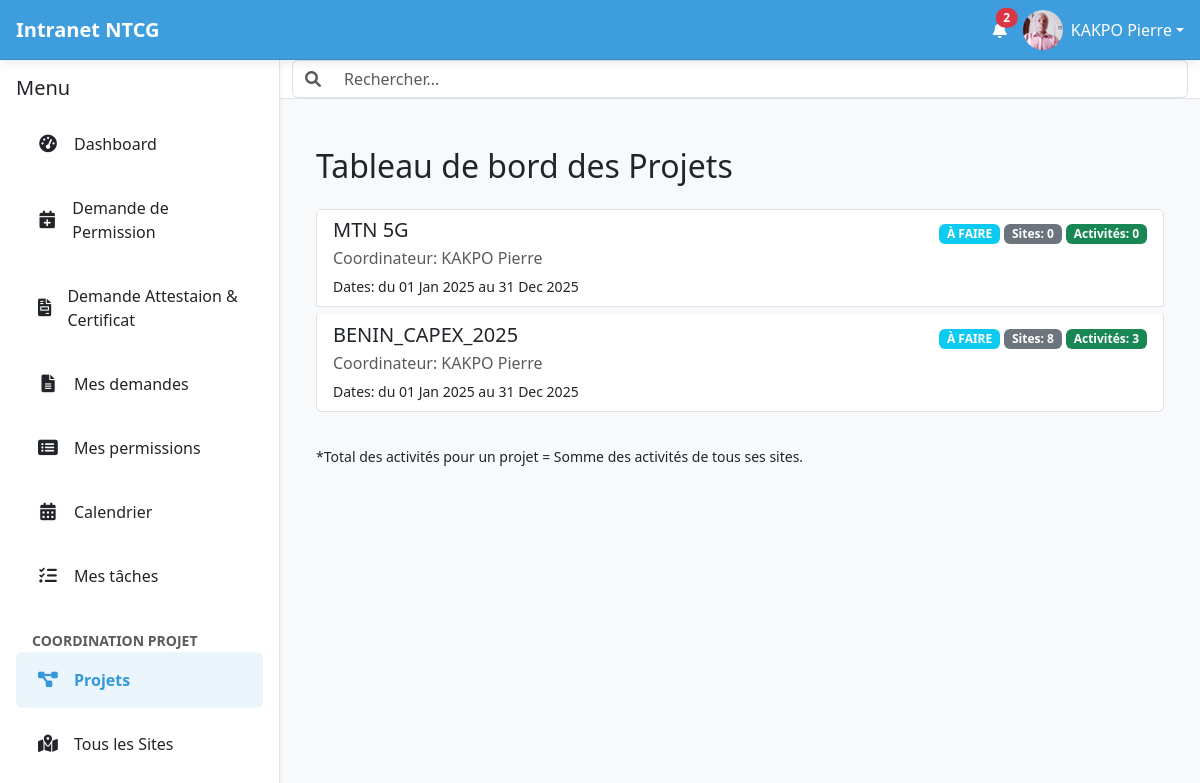
Page /projects/ (signed in) on the committed database.
### intranet/models.py (models this page shows, shortened)
class User(AbstractUser):
    date_de_naissance = models.DateField(null=True, blank=True)
    nationalite = CountryField(blank=True)
    pays_de_naissance = CountryField(blank=True)
    type_sanguin = models.CharField(max_length=5, blank=True)
    adresse = models.CharField(max_length=255, blank=True)
    telephone_personnel = models.CharField(max_length=20, blank=True)
    piece_type = models.ForeignKey(PieceType, on_delete=models.SET_NULL, null=True, blank=True, verbose_name="Type de pièce d'identité")
    piece_number = models.CharField(max_length=100, blank=True, verbose_name="Numéro de la pièce d'identité")
    personal_email = models.EmailField(blank=True, null=True, verbose_name="Email personnel")
    emergency_contact_name = models.CharField(max_length=255, blank=True, verbose_name="Nom et prénom du contact d'urgence")
    emergency_contact_phone = models.CharField(max_length=20, blank=True, verbose_name="Téléphone du contact d'urgence")
    allergies = models.TextField(blank=True)
    maladies_chroniques = models.TextField(blank=True)
    medicaments = models.TextField(blank=True)
    job_role = models.ForeignKey(JobRole, on_delete=models.SET_NULL, null=True, blank=True)
    departement = models.ForeignKey(Department, on_delete=models.SET_NULL, null=True, blank=True)
    date_embauche = models.DateField(null=True, blank=True)
    professional_email = models.EmailField(blank=True, null=True, verbose_name="Email professionnel")
    contract_type = models.ForeignKey(ContractType, on_delete=models.SET_NULL, null=True, blank=True, verbose_name="Type de contrat")
    isignum = models.CharField(max_length=100, blank=True, verbose_name="Numéro Isignum")
    eritop_id = models.CharField(max_length=100, blank=True, verbose_name="ID Eritop")
    country = models.ForeignKey(Country, on_delete=models.SET_NULL, null=True, blank=True, verbose_name="Pays de l'employé")
    managed_countries = models.ManyToManyField(Country, related_name='managers', blank=True, verbose_name="Pays gérés")
    bank_info = models.ForeignKey(BankInfo, on_delete=models.SET_NULL, null=True, blank=True, verbose_name="Nom de la banque")
    bank_account_number = models.CharField(max_length=50, blank=True, verbose_name="Numéro de compte bancaire")
    cnss = models.CharField(max_length=50, verbose_name="Numéro CNSS/Sécurité Sociale", blank=True)
    dependants = models.TextField(blank=True)
    employee_id = models.CharField(max_length=100, unique=True, blank=True, verbose_name="Numéro de matricule")
    photo_profil = models.ImageField(upload_to='photos_profils/', null=True, blank=True)
    class Meta:
        ordering = ['last_name', 'first_name']
        indexes = [
            models.Index(fields=['last_name', 'first_name']),
            models.Index(fields=['is_active']),
            models.Index(fields=['departement']),
            models.Index(fields=['country']),
            models.Index(fields=['email']),
            models.Index(fields=['is_active', 'country']),
        ]

class Project(models.Model):
    STATUS_CHOICES = [
        ('À FAIRE', 'À faire'),
        ('EN COURS', 'En cours'),
        ('TERMINÉ', 'Terminé'),
    ]
    name = models.CharField(max_length=255, verbose_name="Nom du projet")
    description = models.TextField(verbose_name="Description du projet", blank=True, null=True)
    start_date = models.DateField(verbose_name="Date de début", null=True, blank=True)
    end_date = models.DateField(verbose_name="Date de fin estimée", null=True, blank=True)
    status = models.CharField(max_length=20, choices=STATUS_CHOICES, default='À FAIRE', verbose_name="Statut")
    coordinator = models.ForeignKey(
        settings.AUTH_USER_MODEL,
        on_delete=models.SET_NULL,
        null=True,
        blank=True,
        related_name='managed_projects',
        verbose_name="Coordinateur du projet"
    )
    team_members = models.ManyToManyField(
        settings.AUTH_USER_MODEL,
        related_name='projects',
        verbose_name="Membres de l'équipe"
    )
    country = CountryField(blank=True, verbose_name="Pays du projet")
    created_at = models.DateTimeField(auto_now_add=True)
    updated_at = models.DateTimeField(auto_now=True)
    class Meta:
        verbose_name = "Projet"
        verbose_name_plural = "Projets"

class Site(models.Model):
    name = models.CharField(max_length=255, verbose_name="Nom du site")
    project = models.ForeignKey('Project', on_delete=models.CASCADE, related_name='sites', verbose_name="Projet")
    team_lead = models.ForeignKey(settings.AUTH_USER_MODEL, on_delete=models.SET_NULL, null=True, blank=True, verbose_name="Team Lead Assigné")
    location = models.CharField(max_length=255, blank=True, null=True, verbose_name="Localisation")
    site_id = models.CharField(max_length=100, unique=True, verbose_name="ID du Site")
    site_area = models.CharField(max_length=100, verbose_name="Site Area", blank=True, null=True)
    phase = models.ForeignKey(Phase, on_delete=models.SET_NULL, null=True, blank=True, verbose_name="Phase")
    batch = models.ForeignKey(Batch, on_delete=models.SET_NULL, null=True, blank=True, verbose_name="Batch")
    project_scope = models.ForeignKey(ProjectScope, on_delete=models.SET_NULL, null=True, blank=True, verbose_name="Portée du projet")
    radio_type = models.ForeignKey(RadioType, on_delete=models.SET_NULL, null=True, blank=True, verbose_name="Type de radio")
    antenna_type = models.ForeignKey(AntennaType, on_delete=models.SET_NULL, null=True, blank=True, verbose_name="Type d'antenne")
    enclosure_type = models.ForeignKey(EnclosureType, on_delete=models.SET_NULL, null=True, blank=True, verbose_name="Type de boîtier")
    bb_ml = models.ForeignKey(BBML, on_delete=models.SET_NULL, null=True, blank=True, verbose_name="BB / ML")
    installation = models.ForeignKey(SiteStatus, on_delete=models.SET_NULL, null=True, blank=True, related_name='installation_sites', verbose_name="Installation")
    integration = models.ForeignKey(SiteStatus, on_delete=models.SET_NULL, null=True, blank=True, related_name='integration_sites', verbose_name="Intégration")
    srs = models.ForeignKey(SiteStatus, on_delete=models.SET_NULL, null=True, blank=True, related_name='srs_sites', verbose_name="SRS")
    imk = models.ForeignKey(SiteStatus, on_delete=models.SET_NULL, null=True, blank=True, related_name='imk_sites', verbose_name="IMK")
    ehs_1 = models.ForeignKey(SiteStatus, on_delete=models.SET_NULL, null=True, blank=True, related_name='ehs1_sites', verbose_name="EHS 1")
    ehs_2 = models.ForeignKey(SiteStatus, on_delete=models.SET_NULL, null=True, blank=True, related_name='ehs2_sites', verbose_name="EHS 2")
    qa = models.ForeignKey(SiteStatus, on_delete=models.SET_NULL, null=True, blank=True, related_name='qa_sites', verbose_name="QA")
    qa_status = models.ForeignKey(QAStatus, on_delete=models.SET_NULL, null=True, blank=True, verbose_name="Statut QA")
    atp = models.ForeignKey(SiteStatus, on_delete=models.SET_NULL, null=True, blank=True, related_name='atp_sites', verbose_name="ATP")
    comment = models.TextField(verbose_name="COMMENT", blank=True, null=True)
    class Meta:
        verbose_name = "Site"
        verbose_name_plural = "Sites"

### intranet/views.py (the view)
# urls.py: path('projects/', views.project_list_view, name='project_dashboard'),
@login_required
def project_list_view(request):
    if request.user.groups.filter(name='Country Manager').exists():
        projects = Project.objects.all().order_by('-created_at')
        is_country_manager = True
    elif request.user.groups.filter(name='Coordinateur de Projet').exists():
        projects = Project.objects.filter(
            Q(coordinator=request.user) | Q(team_members=request.user)
        ).distinct().order_by('-created_at')
        is_country_manager = False
    else:
        projects = Project.objects.none()
        is_country_manager = False
    context = {
        'projects': projects,
        'is_country_manager': is_country_manager,  # Ajouter cette ligne
        'is_coordinator': request.user.groups.filter(name='Coordinateur de Projet').exists(),
    }
    return render(request, 'intranet/project_list.html', context)

### templates/intranet/project_list.html (shortened to what this page needs)
{% extends 'intranet/base.html' %}
{% load static %}
{% load intranet_tags %}
{% block content %}
<div class="container mt-4">
    <div class="d-flex justify-content-between align-items-center mb-4">
        <h2 class="mb-0">Tableau de bord des Projets</h2>
    </div>
    {% if projects %}
    <div class="list-group">
        {% for project in projects %}
        <a href="{% url 'project_detail' project.id %}" class="list-group-item list-group-item-action mb-2">
            <div class="d-flex w-100 justify-content-between align-items-center">
                <h5 class="mb-1">{{ project.name }}</h5>
                <div>
                    <span class="badge bg-info">{{ project.status }}</span>
                    <span class="badge bg-secondary">
                        Sites: {{ project.sites.count }}
                    </span>
                    <span class="badge bg-success">
                        Activités: {{ project.sites.all|get_total_tasks }}
                    </span>
                </div>
            </div>
            <p class="mb-1 text-muted">
                Coordinateur: {{ project.coordinator.get_full_name }}
            </p>
            <small>
                Dates: du {{ project.start_date|date:"d M Y" }} au {{ project.end_date|date:"d M Y" }}
            </small>
        </a>
        {% endfor %}
    </div>
    {% else %}
    <div class="alert alert-info" role="alert">
        Aucun projet n'est disponible pour vous pour le moment.
    </div>
    {% endif %}
    <p class="mt-4"><small>*Total des activités pour un projet = Somme des activités de tous ses sites.</small></p>
</div>
{% endblock %}

### templates/intranet/base.html (shortened to what this page needs)
{% load static intranet_tags %}
<!doctype html>
<html lang="fr">
<head>
    <link rel="stylesheet" href="https://cdn.jsdelivr.net/npm/bootstrap@5.3.3/dist/css/bootstrap.min.css"
          media="print" onload="this.media='all'">
    <link rel="stylesheet" href="https://cdnjs.cloudflare.com/ajax/libs/font-awesome/6.0.0-beta3/css/all.min.css">
    <link rel="stylesheet" type="text/css" href="https://cdn.datatables.net/2.0.8/css/dataTables.dataTables.css">
</head>
<body>
    <header id="top-header" class="d-flex justify-content-between align-items-center">
        <div class="d-flex align-items-center">
            <a href="{% url 'home_view' %}" class="text-decoration-none text-white d-flex align-items-center">
                <span class="fs-5 fw-bold">Intranet NTCG</span>
            </a>
        </div>
        <div class="d-flex align-items-center">
            <a href="{% url 'notifications' %}" class="text-white me-3 position-relative touch-feedback"
                data-bs-toggle="tooltip" data-bs-placement="bottom" title="Notifications" aria-label="Notifications">
                <i class="fas fa-bell"></i>
                {% if unread_notifications_count > 0 %}
                <span class="position-absolute top-0 start-100 translate-middle badge rounded-pill bg-danger notification-count">
                    {{ unread_notifications_count }}
                </span>
                {% endif %}
            </a>
            <div class="dropdown">
                <a class="text-white d-flex align-items-center text-decoration-none dropdown-toggle touch-feedback" href="#"
                    id="profileDropdown" role="button" data-bs-toggle="dropdown" aria-expanded="false"
                    aria-label="Menu profil">
                    <img src="{% if user.photo_profil %}{{ user.photo_profil.url }}{% else %}{% static 'images/default_profile.png' %}{% endif %}"
                         alt="Avatar de {{ user.get_full_name|default:user.username }}"
                         class="rounded-circle me-2" width="40" height="40" style="object-fit: cover;">
                    <span class="d-none d-sm-inline">{{ user.get_full_name|default:user.username }}</span>
                </a>
            </div>
        </div>
    </header>
    <div id="main-wrapper">
        <nav id="sidebar" class="shadow-sm" aria-label="Menu principal">
            <div class="p-3">
                <div class="d-flex justify-content-between align-items-center mb-3">
                    <h5 class="mb-0">Menu</h5>
                </div>
                <ul class="nav nav-pills flex-column mb-auto" id="sidebar-nav-links">
                   <li class="nav-item">
                        <a href="{% url 'dashboard' %}" class="nav-link {% if request.resolver_match.url_name == 'home_view' %}active{% endif %} touch-feedback">
                            <i class="fas fa-tachometer-alt"></i> Dashboard
                        </a>
                    </li>
                    <li class="nav-item">
                        <a class="nav-link touch-feedback" href="{% url 'submit_leave_request' %}">
                            <i class="fas fa-calendar-plus"></i>
                            <span>Demande de Permission</span>
                        </a>
                    </li>
                    <li class="nav-item">
                        <a class="nav-link touch-feedback" href="{% url 'request_document' %}">
                            <i class="fas fa-file-invoice"></i> Demande Attestaion & Certificat
                        </a>
                    </li>
                    <li class="nav-item">
                        <a class="nav-link touch-feedback" href="{% url 'my_document_requests' %}">
                            <i class="fas fa-file-alt"></i> Mes demandes
                        </a>
                    </li>
                    <li class="nav-item">
                        <a class="nav-link touch-feedback" href="{% url 'my_leave_requests' %}">
                            <i class="fas fa-list-alt"></i>
                            <span>Mes permissions</span>
                        </a>
                    </li>
                    {% if user.is_authenticated %}
                    <li class="nav-item">
                        <a href="#" class="nav-link touch-feedback">
                            <i class="fas fa-calendar-alt"></i> Calendrier
                        </a>
                    </li>
                    <li class="nav-item">
                        <a href="#" class="nav-link touch-feedback">
                            <i class="fas fa-tasks"></i> Mes tâches
                        </a>
                    </li>
                    {% endif %}
                    {% if request.user|has_group:"Coordinateur de Projet" %}
                    <li class="nav-item mt-3">
                        <small class="text-muted px-3"><strong>COORDINATION PROJET</strong></small>
                    </li>
                    <li class="nav-item">
                        <a href="{% url 'project_dashboard' %}" class="nav-link {% if request.resolver_match.url_name == 'project_dashboard' %}active{% endif %} touch-feedback">
                            <i class="fas fa-project-diagram"></i> Projets
                        </a>
                    </li>
                    <li class="nav-item">
                        <a href="{% url 'site_list' %}" class="nav-link {% if request.resolver_match.url_name == 'site_list' %}active{% endif %} touch-feedback">
                            <i class="fas fa-map-marked-alt"></i> Tous les Sites
                        </a>
                    </li>
                    {% endif %}
                </ul>
            </div>
        </nav>
        <div id="content-area">
            <nav id="top-navbar" class="bg-white border-bottom">
                <div class="container-fluid">
                    <form class="d-flex w-100">
                        <div class="input-group">
                            <span class="input-group-text bg-white border-end-0">
                                <i class="fas fa-search text-muted"></i>
                            </span>
                            <input class="form-control border-start-0" type="search"
                                   placeholder="Rechercher..." aria-label="Search" id="global-search"
                                   style="font-size: 16px;">
                        </div>
                    </form>
                </div>
            </nav>
            <main id="main-content" class="p-3 p-lg-4">
                {% block content %}
                {% endblock %}
            </main>
        </div>
    </div>
</body>
</html>

### rows in the picture
User: photo_profil (picture), get_full_name "KAKPO Pierre"
Project: name "MTN 5G", status "À FAIRE", sites.count "0", sites.all|get_total_tasks "0", coordinator.get_full_name "KAKPO Pierre", start_date "01 Jan 2025", end_date "31 Dec 2025"
Project: name "BENIN_CAPEX_2025", status "À FAIRE", sites.count "8", sites.all|get_total_tasks "3", coordinator.get_full_name "KAKPO Pierre", start_date "01 Jan 2025", end_date "31 Dec 2025"

### other values in the picture
{{ unread_notifications_count }} "2"
